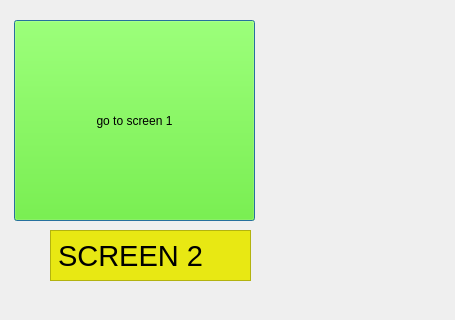
<?xml version="1.0" encoding="UTF-8"?>
<ui version="4.0">
 <class>Dialog</class>
 <widget class="QDialog" name="Dialog">
  <property name="geometry">
   <rect>
    <x>0</x>
    <y>0</y>
    <width>455</width>
    <height>320</height>
   </rect>
  </property>
  <property name="windowTitle">
   <string>Dialog</string>
  </property>
  <widget class="QPushButton" name="pushButton">
   <property name="geometry">
    <rect>
     <x>14</x>
     <y>20</y>
     <width>241</width>
     <height>201</height>
    </rect>
   </property>
   <property name="styleSheet">
    <string notr="true">background-color: rgb(85, 255, 0);</string>
   </property>
   <property name="text">
    <string>go to screen 1</string>
   </property>
  </widget>
  <widget class="QLabel" name="label">
   <property name="geometry">
    <rect>
     <x>50</x>
     <y>230</y>
     <width>201</width>
     <height>51</height>
    </rect>
   </property>
   <property name="font">
    <font>
     <family>MS Sans Serif</family>
     <pointsize>22</pointsize>
    </font>
   </property>
   <property name="cursor">
    <cursorShape>IBeamCursor</cursorShape>
   </property>
   <property name="autoFillBackground">
    <bool>true</bool>
   </property>
   <property name="styleSheet">
    <string notr="true">background-color: rgb(232, 232, 19);</string>
   </property>
   <property name="frameShape">
    <enum>QFrame::StyledPanel</enum>
   </property>
   <property name="frameShadow">
    <enum>QFrame::Raised</enum>
   </property>
   <property name="text">
    <string>SCREEN 2</string>
   </property>
   <property name="wordWrap">
    <bool>true</bool>
   </property>
   <property name="margin">
    <number>-1</number>
   </property>
   <property name="buddy">
    <cstring>wwqq</cstring>
   </property>
  </widget>
 </widget>
 <resources/>
 <connections/>
</ui>
